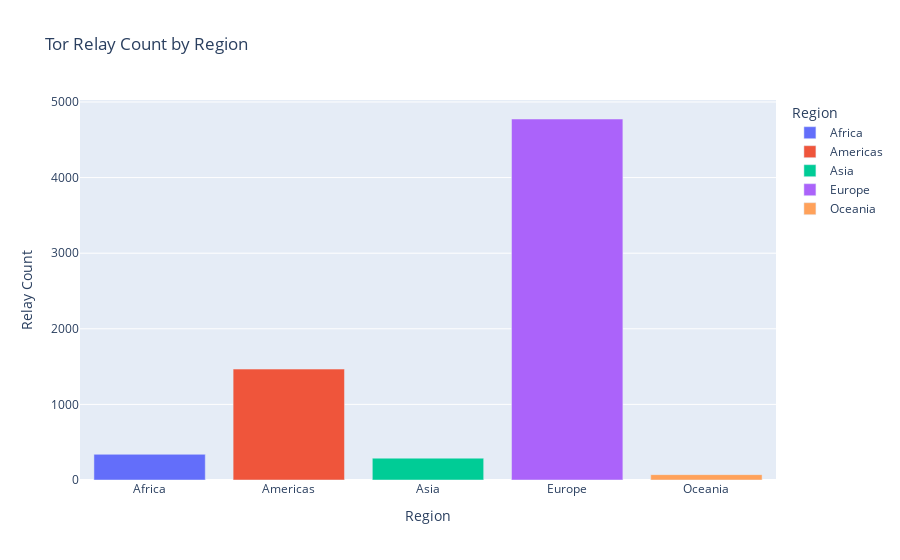
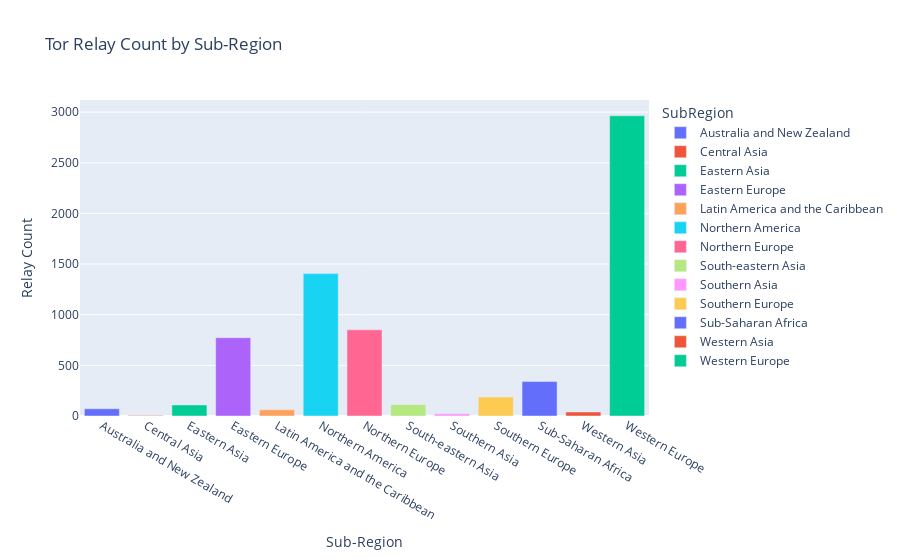

The cell these charts' notebook holds for them, in order:
### Code cell
# Read the CSV file
data = pd.read_csv('relay_data.csv')

# Load a dataset containing the mapping of countries to regions and sub-regions
region_mapping = pd.read_csv('country_region_mapping.csv') 

# Merge the region mapping with the data for region classification
data = pd.merge(data, region_mapping[['CountryCode', 'Region']], on='CountryCode', how='left')
grouped_data_region = data.groupby('Region').size().reset_index(name='RelayCount')

# Merge the region mapping with the data for sub-region classification
data = pd.merge(data, region_mapping[['CountryCode', 'SubRegion']], on='CountryCode', how='left')
grouped_data_subregion = data.groupby('SubRegion').size().reset_index(name='RelayCount')

# Create the bar chart for region classification
fig_region = px.bar(grouped_data_region, x='Region', y='RelayCount', color='Region',
                    title='Tor Relay Count by Region')
fig_region.update_layout(xaxis_title='Region', yaxis_title='Relay Count')

# Create the bar chart for sub-region classification
fig_subregion = px.bar(grouped_data_subregion, x='SubRegion', y='RelayCount', color='SubRegion',
                       title='Tor Relay Count by Sub-Region')
fig_subregion.update_layout(xaxis_title='Sub-Region', yaxis_title='Relay Count')

# Display the bar charts
fig_region.show()
fig_subregion.show()

### Figure 1 — Plotly figure (JSON) as saved in the notebook; plotly's stock layout.template omitted (floating-point values rounded to 4 significant figures)
{"data": [{"alignmentgroup": "True", "hovertemplate": "Region=%{x}<br>RelayCount=%{y}<extra></extra>", "legendgroup": "Africa", "marker": {"color": "#636efa", "pattern": {"shape": ""}}, "name": "Africa", "offsetgroup": "Africa", "orientation": "v", "showlegend": true, "textposition": "auto", "type": "bar", "x": ["Africa"], "xaxis": "x", "y": [340], "yaxis": "y"}, {"alignmentgroup": "True", "hovertemplate": "Region=%{x}<br>RelayCount=%{y}<extra></extra>", "legendgroup": "Americas", "marker": {"color": "#EF553B", "pattern": {"shape": ""}}, "name": "Americas", "offsetgroup": "Americas", "orientation": "v", "showlegend": true, "textposition": "auto", "type": "bar", "x": ["Americas"], "xaxis": "x", "y": [1467], "yaxis": "y"}, {"alignmentgroup": "True", "hovertemplate": "Region=%{x}<br>RelayCount=%{y}<extra></extra>", "legendgroup": "Asia", "marker": {"color": "#00cc96", "pattern": {"shape": ""}}, "name": "Asia", "offsetgroup": "Asia", "orientation": "v", "showlegend": true, "textposition": "auto", "type": "bar", "x": ["Asia"], "xaxis": "x", "y": [289], "yaxis": "y"}, {"alignmentgroup": "True", "hovertemplate": "Region=%{x}<br>RelayCount=%{y}<extra></extra>", "legendgroup": "Europe", "marker": {"color": "#ab63fa", "pattern": {"shape": ""}}, "name": "Europe", "offsetgroup": "Europe", "orientation": "v", "showlegend": true, "textposition": "auto", "type": "bar", "x": ["Europe"], "xaxis": "x", "y": [4775], "yaxis": "y"}, {"alignmentgroup": "True", "hovertemplate": "Region=%{x}<br>RelayCount=%{y}<extra></extra>", "legendgroup": "Oceania", "marker": {"color": "#FFA15A", "pattern": {"shape": ""}}, "name": "Oceania", "offsetgroup": "Oceania", "orientation": "v", "showlegend": true, "textposition": "auto", "type": "bar", "x": ["Oceania"], "xaxis": "x", "y": [71], "yaxis": "y"}], "layout": {"barmode": "relative", "legend": {"title": {"text": "Region"}, "tracegroupgap": 0}, "title": {"text": "Tor Relay Count by Region"}, "xaxis": {"anchor": "y", "categoryarray": ["Africa", "Americas", "Asia", "Europe", "Oceania"], "categoryorder": "array", "domain": [0, 1], "title": {"text": "Region"}}, "yaxis": {"anchor": "x", "domain": [0, 1], "title": {"text": "Relay Count"}}}}

### Figure 2 — Plotly figure (JSON) as saved in the notebook; plotly's stock layout.template omitted (floating-point values rounded to 4 significant figures)
{"data": [{"alignmentgroup": "True", "hovertemplate": "SubRegion=%{x}<br>RelayCount=%{y}<extra></extra>", "legendgroup": "Australia and New Zealand", "marker": {"color": "#636efa", "pattern": {"shape": ""}}, "name": "Australia and New Zealand", "offsetgroup": "Australia and New Zealand", "orientation": "v", "showlegend": true, "textposition": "auto", "type": "bar", "x": ["Australia and New Zealand"], "xaxis": "x", "y": [71], "yaxis": "y"}, {"alignmentgroup": "True", "hovertemplate": "SubRegion=%{x}<br>RelayCount=%{y}<extra></extra>", "legendgroup": "Central Asia", "marker": {"color": "#EF553B", "pattern": {"shape": ""}}, "name": "Central Asia", "offsetgroup": "Central Asia", "orientation": "v", "showlegend": true, "textposition": "auto", "type": "bar", "x": ["Central Asia"], "xaxis": "x", "y": [6], "yaxis": "y"}, {"alignmentgroup": "True", "hovertemplate": "SubRegion=%{x}<br>RelayCount=%{y}<extra></extra>", "legendgroup": "Eastern Asia", "marker": {"color": "#00cc96", "pattern": {"shape": ""}}, "name": "Eastern Asia", "offsetgroup": "Eastern Asia", "orientation": "v", "showlegend": true, "textposition": "auto", "type": "bar", "x": ["Eastern Asia"], "xaxis": "x", "y": [109], "yaxis": "y"}, {"alignmentgroup": "True", "hovertemplate": "SubRegion=%{x}<br>RelayCount=%{y}<extra></extra>", "legendgroup": "Eastern Europe", "marker": {"color": "#ab63fa", "pattern": {"shape": ""}}, "name": "Eastern Europe", "offsetgroup": "Eastern Europe", "orientation": "v", "showlegend": true, "textposition": "auto", "type": "bar", "x": ["Eastern Europe"], "xaxis": "x", "y": [773], "yaxis": "y"}, {"alignmentgroup": "True", "hovertemplate": "SubRegion=%{x}<br>RelayCount=%{y}<extra></extra>", "legendgroup": "Latin America and the Caribbean", "marker": {"color": "#FFA15A", "pattern": {"shape": ""}}, "name": "Latin America and the Caribbean", "offsetgroup": "Latin America and the Caribbean", "orientation": "v", "showlegend": true, "textposition": "auto", "type": "bar", "x": ["Latin America and the Caribbean"], "xaxis": "x", "y": [61], "yaxis": "y"}, {"alignmentgroup": "True", "hovertemplate": "SubRegion=%{x}<br>RelayCount=%{y}<extra></extra>", "legendgroup": "Northern America", "marker": {"color": "#19d3f3", "pattern": {"shape": ""}}, "name": "Northern America", "offsetgroup": "Northern America", "orientation": "v", "showlegend": true, "textposition": "auto", "type": "bar", "x": ["Northern America"], "xaxis": "x", "y": [1406], "yaxis": "y"}, {"alignmentgroup": "True", "hovertemplate": "SubRegion=%{x}<br>RelayCount=%{y}<extra></extra>", "legendgroup": "Northern Europe", "marker": {"color": "#FF6692", "pattern": {"shape": ""}}, "name": "Northern Europe", "offsetgroup": "Northern Europe", "orientation": "v", "showlegend": true, "textposition": "auto", "type": "bar", "x": ["Northern Europe"], "xaxis": "x", "y": [851], "yaxis": "y"}, {"alignmentgroup": "True", "hovertemplate": "SubRegion=%{x}<br>RelayCount=%{y}<extra></extra>", "legendgroup": "South-eastern Asia", "marker": {"color": "#B6E880", "pattern": {"shape": ""}}, "name": "South-eastern Asia", "offsetgroup": "South-eastern Asia", "orientation": "v", "showlegend": true, "textposition": "auto", "type": "bar", "x": ["South-eastern Asia"], "xaxis": "x", "y": [112], "yaxis": "y"}, {"alignmentgroup": "True", "hovertemplate": "SubRegion=%{x}<br>RelayCount=%{y}<extra></extra>", "legendgroup": "Southern Asia", "marker": {"color": "#FF97FF", "pattern": {"shape": ""}}, "name": "Southern Asia", "offsetgroup": "Southern Asia", "orientation": "v", "showlegend": true, "textposition": "auto", "type": "bar", "x": ["Southern Asia"], "xaxis": "x", "y": [22], "yaxis": "y"}, {"alignmentgroup": "True", "hovertemplate": "SubRegion=%{x}<br>RelayCount=%{y}<extra></extra>", "legendgroup": "Southern Europe", "marker": {"color": "#FECB52", "pattern": {"shape": ""}}, "name": "Southern Europe", "offsetgroup": "Southern Europe", "orientation": "v", "showlegend": true, "textposition": "auto", "type": "bar", "x": ["Southern Europe"], "xaxis": "x", "y": [187], "yaxis": "y"}, {"alignmentgroup": "True", "hovertemplate": "SubRegion=%{x}<br>RelayCount=%{y}<extra></extra>", "legendgroup": "Sub-Saharan Africa", "marker": {"color": "#636efa", "pattern": {"shape": ""}}, "name": "Sub-Saharan Africa", "offsetgroup": "Sub-Saharan Africa", "orientation": "v", "showlegend": true, "textposition": "auto", "type": "bar", "x": ["Sub-Saharan Africa"], "xaxis": "x", "y": [340], "yaxis": "y"}, {"alignmentgroup": "True", "hovertemplate": "SubRegion=%{x}<br>RelayCount=%{y}<extra></extra>", "legendgroup": "Western Asia", "marker": {"color": "#EF553B", "pattern": {"shape": ""}}, "name": "Western Asia", "offsetgroup": "Western Asia", "orientation": "v", "showlegend": true, "textposition": "auto", "type": "bar", "x": ["Western Asia"], "xaxis": "x", "y": [40], "yaxis": "y"}, {"alignmentgroup": "True", "hovertemplate": "SubRegion=%{x}<br>RelayCount=%{y}<extra></extra>", "legendgroup": "Western Europe", "marker": {"color": "#00cc96", "pattern": {"shape": ""}}, "name": "Western Europe", "offsetgroup": "Western Europe", "orientation": "v", "showlegend": true, "textposition": "auto", "type": "bar", "x": ["Western Europe"], "xaxis": "x", "y": [2964], "yaxis": "y"}], "layout": {"barmode": "relative", "legend": {"title": {"text": "SubRegion"}, "tracegroupgap": 0}, "title": {"text": "Tor Relay Count by Sub-Region"}, "xaxis": {"anchor": "y", "categoryarray": ["Australia and New Zealand", "Central Asia", "Eastern Asia", "Eastern Europe", "Latin America and the Caribbean", "Northern America", "Northern Europe", "South-eastern Asia", "Southern Asia", "Southern Europe", "Sub-Saharan Africa", "Western Asia", "Western Europe"], "categoryorder": "array", "domain": [0, 1], "title": {"text": "Sub-Region"}}, "yaxis": {"anchor": "x", "domain": [0, 1], "title": {"text": "Relay Count"}}}}
